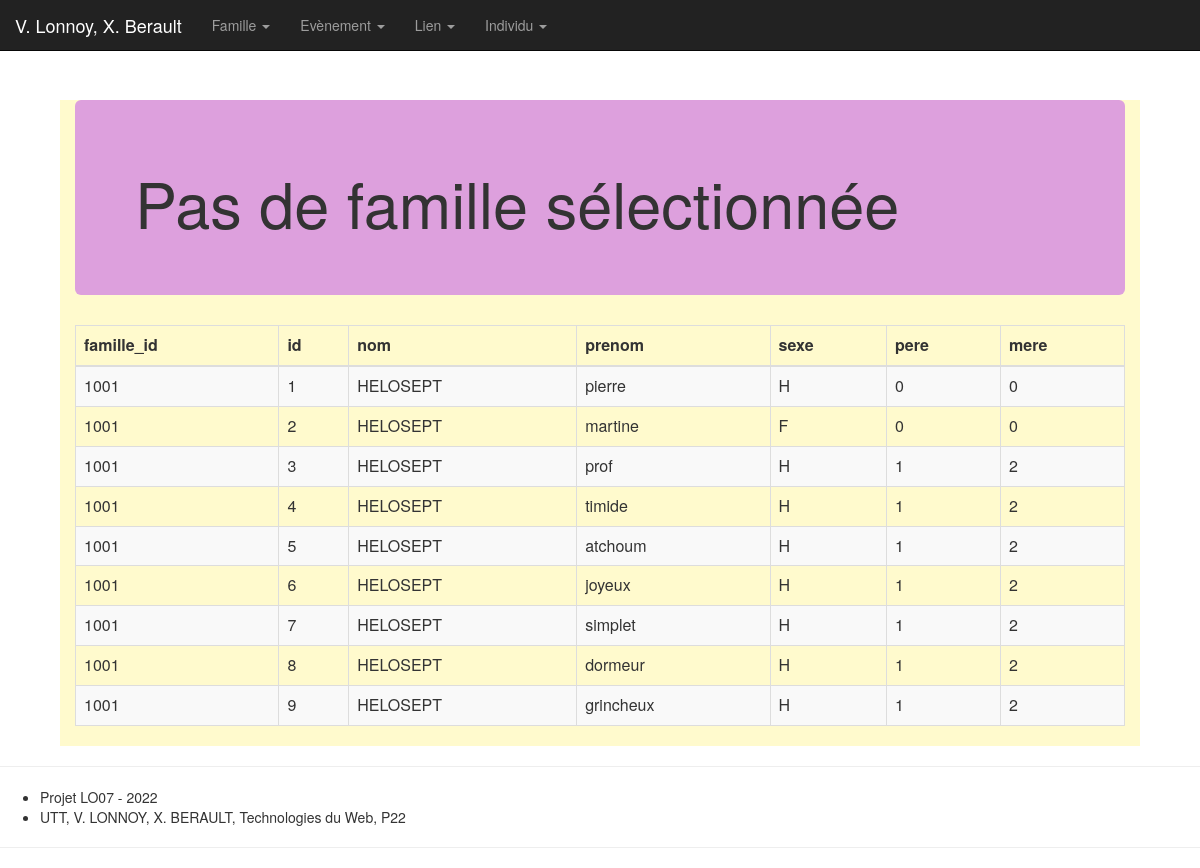
Page /app/router/router1.php?action=listIndiv on the earlier database version.
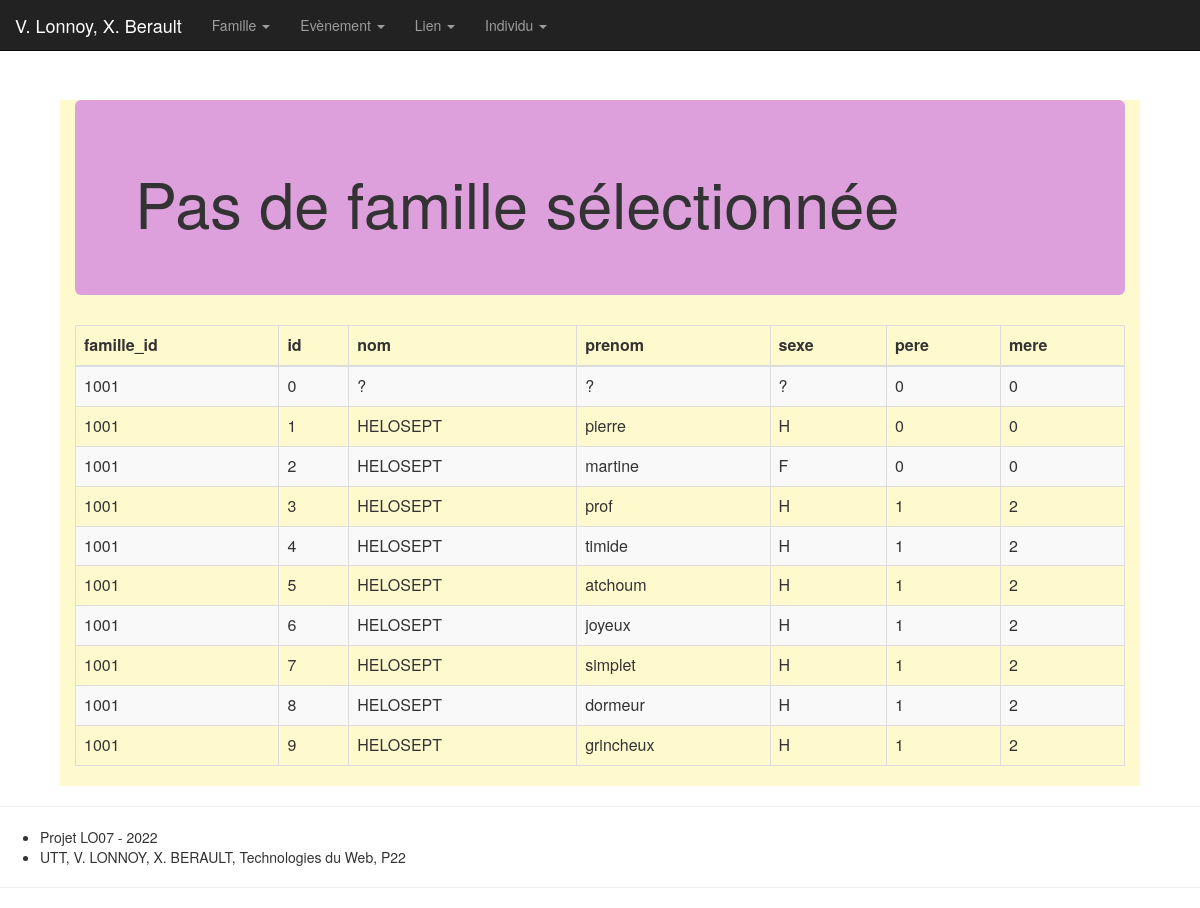
Same page on the later database version.
### tables this page shows
create table if not exists individu (
  famille_id integer not null,
  id integer not null,
  nom varchar(50) not null,
  prenom varchar(50) not null,
  sexe varchar(1) check (sexe in ('F', 'H', 'f', 'h','?')),
  pere integer not null,
  mere integer not null,
  primary key (id, famille_id),
  foreign key (famille_id) references famille(id),
  foreign key (pere) references individu(id),
  foreign key (mere) references individu(id)
);

### app/controller/config.php (called while the page is built, shortened)
<?php
 $dsn = 'mysql:dbname=LO07;host=localhost;charset=utf8';
?>

### app/controller/ControllerIndiv.php (called while the page is built, shortened)
<?php
require_once '../model/ModelIndiv.php';
class ControllerIndiv {
 public static function listIndiv() {
  $results = ModelIndiv::listIndiv();
  include 'config.php';
  $vue = $root . '/app/view/indiv/viewAll.php';
  require ($vue);
 }
}
?>

### app/model/ModelIndiv.php (called while the page is built, shortened)
<?php
require_once 'Model.php';
class ModelIndiv {
 private $famille_id, $id, $iid1, $iid2, $lien_type, $lien_date, $lien_lieu;
 function getId() {
  return $this->id;
 }
 function getFamille_Id() {
  return $this->famille_id;
 }
  function getPere() {
  return $this->pere;
 }
 function getMere() {
  return $this->mere;
 }
  function getSexe() {
  return $this->sexe;
 }
 function getNom() {
  return $this->nom;
 }
  function getPrenom() {
  return $this->prenom;
 }
public static function listIndiv() {
  try {
   $database = Model::getInstance();
   $query = "select * from individu";
   $statement = $database->prepare($query);
   $statement->execute();
   $results = $statement->fetchAll(PDO::FETCH_CLASS, "ModelIndiv");
   return $results;
  } catch (PDOException $e) {
   printf("%s - %s<p/>\n", $e->getCode(), $e->getMessage());
   return NULL;
  }
 }
}
?>

### app/view/indiv/viewAll.php (the view, shortened to what this page needs)
<body>
  <div class="container">
    <table class = "table table-striped table-bordered">
      <thead>
        <tr>
          <th scope = "col">famille_id</th>
          <th scope = "col">id</th>
          <th scope = "col">nom</th>
          <th scope = "col">prenom</th>
          <th scope = "col">sexe</th>
          <th scope = "col">pere</th>
          <th scope = "col">mere</th>
        </tr>
      </thead>
      <tbody>
          <?php
          foreach ($results as $element) {
           printf("<tr><td>%d</td><td>%d</td><td>%s</td><td>%s</td><td>%s</td><td>%d</td><td>%d</td></tr>", $element->getFamille_Id(),
             $element->getId(), $element->getNom(), $element->getPrenom(), $element->getSexe(), $element->getPere(), $element->getMere());
          }
          ?>
      </tbody>
    </table>
  </div>

### app/router/router1.php (shortened to what this page needs)
<?php
require ('../controller/ControllerLink.php');
require ('../controller/ControllerIndiv.php');
$query_string = $_SERVER['QUERY_STRING'];
parse_str($query_string, $param);
$action = htmlspecialchars($param["action"]);
switch ($action) {
 case "addParentLink" :
 case "addUnionLink" :
 case "listIndiv" :
    ControllerIndiv::$action();
    break;
}
?>

### app/model/Model.php (shortened to what this page needs)
<?php
class Model extends PDO {
 private static $_instance;
 public static function getInstance() {
  include_once '../controller/config.php';
  echo ("Model : getInstance : dsn = $dsn</br>");
  $options = array(PDO::ATTR_ERRMODE => PDO::ERRMODE_EXCEPTION);
  if (!isset(self::$_instance)) {
   try {
    self::$_instance = new PDO($dsn, $username, $password, $options);
   } catch (PDOException $e) {
    printf("%s - %s<p/>\n", $e->getCode(), $e->getMessage());
   }
  }
  return self::$_instance;
 }
}
?>

### public/css/perso_css.css (style rules this page uses)
body { background-color: white; }
.container { margin-top: 80px; background-color: lemonchiffon; width: 90%; }
.jumbotron { background-color:plum; }

Differences in the rows shown:
added individu: famille "1001", id "0", nom "?", prenom "?", sexe "?", pere "0", mere "0"
